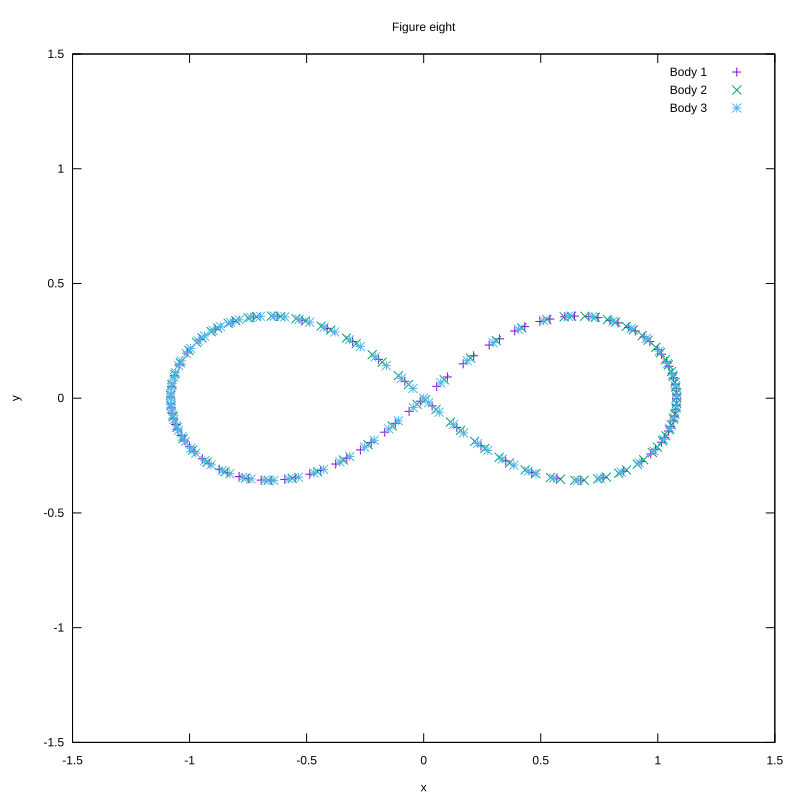

The script that drew this image:
set terminal svg background 'white' size 800,800

data = ARG1

set xlabel "x"
set ylabel "y"
set title "Figure eight" 

set xrange [-1.5:1.5]
set yrange [-1.5:1.5]

plot data using 8:9 with points title "Body 1",\
	data using 10:11 with points title "Body 2",\
	data using 12:13 with points title "Body 3"
